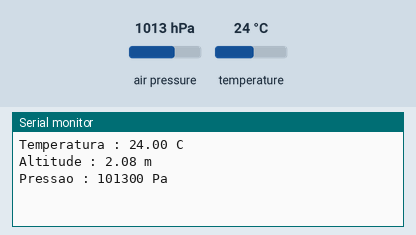
A sketch run on a simulated Arduino Uno, built with avr-gcc and run on an emulated ATmega328P. Parts: the last lines printed to the serial monitor. Inputs (shaded band) come from the test bench; at power-on: air pressure 1013 hPa, temperature 24 °C.

Above: at 1.2 s.
1.3 s: air pressure set to 952 hPa
At 2.4 s:
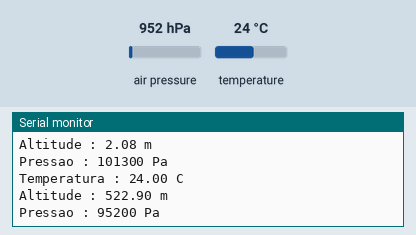
3.6 s: temperature set to 12 °C
At 5.4 s:
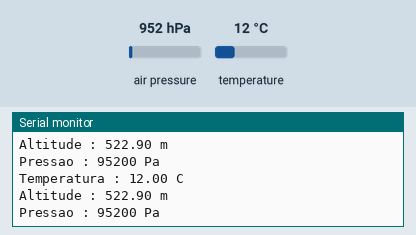
5.9 s: air pressure set to 975 hPa
At 7.2 s:
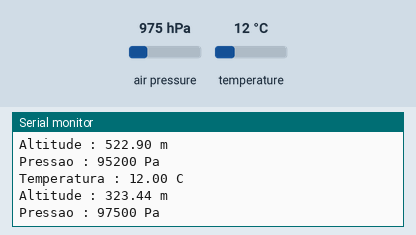
Timing chart, 0 to 8.9 s (numbered marks = the images above; inputs shaded):
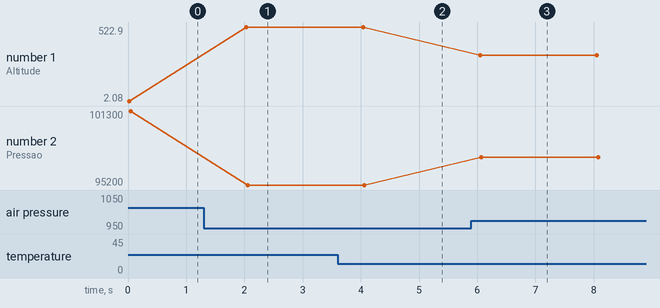

Measured:
- after the input at 1.3 s, the serial monitor: prints a new line after 0.73 s (image 1)
- after the input at 3.6 s, the serial monitor: prints a new line after 0.42 s (image 2)
- after the input at 5.9 s, the serial monitor: prints a new line after 0.15 s (image 3)
- plotted number 1: 2.08 → 522.9 after the input at 1.3 s, 522.9 → 323.44 after the input at 5.9 s
- plotted number 2: 101300 → 95200 after the input at 1.3 s, 95200 → 97500 after the input at 5.9 s

The sketch:

TesteBMP.ino
```cpp
#include <Adafruit_BMP085.h>
#include <Wire.h>
Adafruit_BMP085 bmp180;
// Alimentação 3,3v. Pino: I2C - SDA-D21 e SCL-D22

void setup()
{
 Serial.begin(9600); //Inicia a comunicacao com Monitor Serial
 if (!bmp180.begin()) {
    Serial.println("Sensor nao encontrado!");
    while (1) {}
  }
}

void loop(){
  Serial.print("Temperatura : ");
  Serial.print(bmp180.readTemperature());
  Serial.println(" C");
  Serial.print("Altitude : ");
  Serial.print(bmp180.readAltitude());
  Serial.println(" m");
  Serial.print("Pressao : ");
  Serial.print(bmp180.readPressure());
  Serial.println(" Pa");
  delay(2000); //Tempo curto para acionamento do LED
}
```
